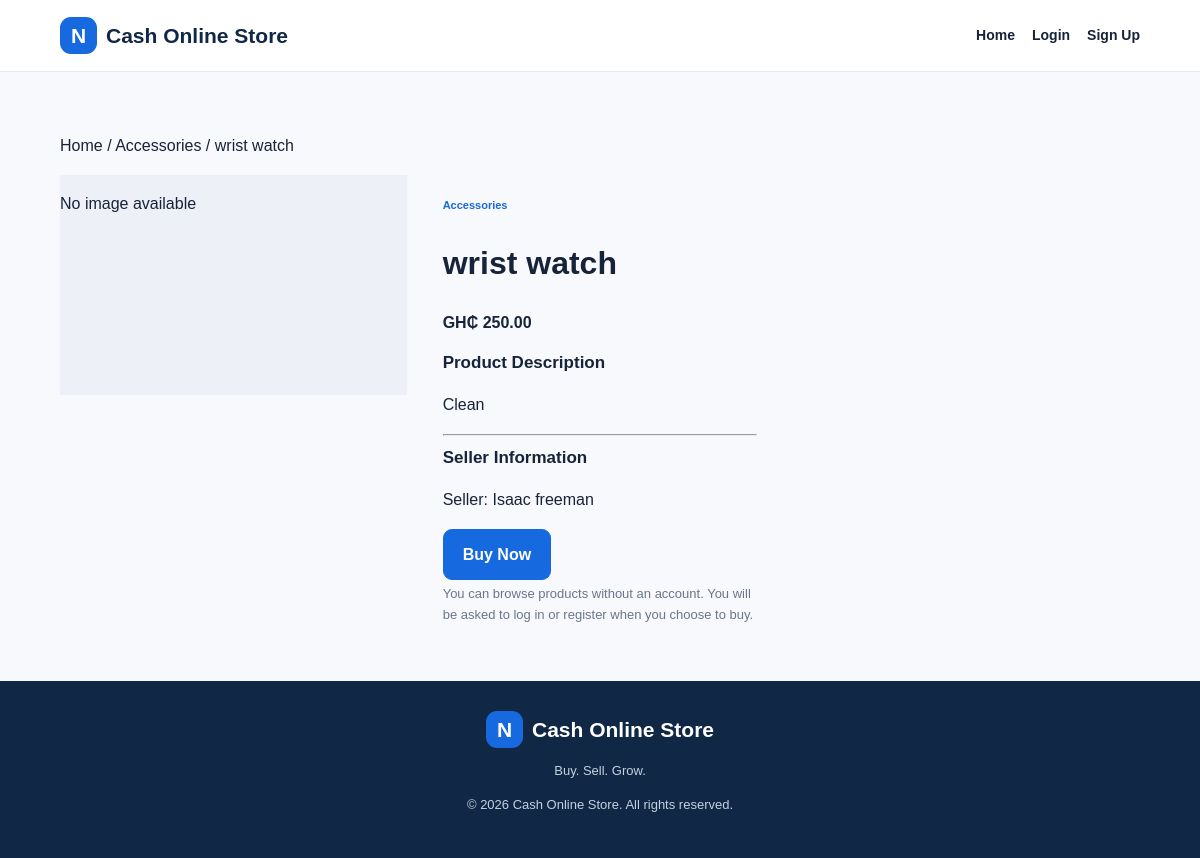
Page /product/1 on the committed database.
### tables this page shows
CREATE TABLE products (
            id INTEGER PRIMARY KEY AUTOINCREMENT,
            seller_id INTEGER NOT NULL,
            name TEXT NOT NULL,
            category TEXT NOT NULL,
            price REAL NOT NULL CHECK(price >= 0),
            quantity INTEGER NOT NULL DEFAULT 1 CHECK(quantity >= 0),
            image TEXT,
            description TEXT,
            created_at TIMESTAMP DEFAULT CURRENT_TIMESTAMP,
            FOREIGN KEY (seller_id) REFERENCES users(id)
        );

CREATE TABLE users (
            id INTEGER PRIMARY KEY AUTOINCREMENT,
            name TEXT NOT NULL,
            email TEXT NOT NULL UNIQUE,
            password_hash TEXT NOT NULL,
            role TEXT NOT NULL CHECK(role IN ('buyer', 'seller')),
            created_at TIMESTAMP DEFAULT CURRENT_TIMESTAMP
        );

### app.py (the view)
@app.route("/product/<int:product_id>")
def product_detail(product_id):
    connection = get_db_connection()
    try:
        product = connection.execute("""
            SELECT p.*, u.name AS seller_name
            FROM products p
            JOIN users u ON u.id = p.seller_id
            WHERE p.id = ? AND u.role = 'seller'
        """, (product_id,)).fetchone()
    finally:
        connection.close()
    if product is None:
        abort(404)
    return render_template("product.html", product=product)

### app.py (called while the page is built)
def get_db_connection():
    connection = sqlite3.connect(DATABASE)
    connection.row_factory = sqlite3.Row
    return connection

### templates/product.html (shortened to what this page needs)
<!DOCTYPE html>
<html lang="en">
<head>
    <link rel="stylesheet"
          href="{{ url_for('static', filename='style.css') }}">
</head>
<body>
<header class="navbar">
    <a class="logo" href="{{ url_for('home') }}">
        <span class="logo-icon">N</span>
        Cash Online Store
    </a>
    <nav class="nav-links">
        <a href="{{ url_for('home') }}">Home</a>
        {% if session.get('user_id') %}
            <span>Welcome, {{ session.get('user_name') }}!</span>
            {% if session.get('user_role') == 'seller' %}
                <a href="{{ url_for('seller_dashboard') }}">
                    Seller Dashboard
                </a>
            {% endif %}
            <form method="POST" action="{{ url_for('logout') }}">
                <button type="submit">Logout</button>
            </form>
        {% else %}
            <a href="{{ url_for('login') }}">Login</a>
            <a href="{{ url_for('register') }}">Sign Up</a>
        {% endif %}
    </nav>
</header>
<main class="section">
    <p>
        <a href="{{ url_for('home') }}">Home</a>
        / {{ product['category'] }}
        / {{ product['name'] }}
    </p>
    <div class="product-grid">
        <div class="product-image">
            {% if product['image'] %}
                <img src="{{ product['image'] }}"
                     alt="{{ product['name'] }}">
            {% else %}
                <p>No image available</p>
            {% endif %}
        </div>
        <div class="product-info">
            <span class="product-category">
                {{ product['category'] }}
            </span>
            <h1>{{ product['name'] }}</h1>
            <h2 class="price">
                GH₵ {{ "%.2f"|format(product['price']) }}
            </h2>
            <h3>Product Description</h3>
            <p>
                {{ product['description'] or 'No description provided.' }}
            </p>
            <hr>
            <h3>Seller Information</h3>
            <p>
                Seller:
                <a href="{{ url_for('seller_profile', seller_id=product['seller_id']) }}">
                    {{ product['seller_name'] }}
                </a>
            </p>
            <a class="primary-button"
               href="{{ url_for('buy_product', product_id=product['id']) }}">
                Buy Now
            </a>
            <p class="muted">
                You can browse products without an account.
                You will be asked to log in or register when you choose to buy.
            </p>
        </div>
    </div>
</main>
<footer class="footer">
    <a class="logo footer-logo" href="{{ url_for('home') }}">
        <span class="logo-icon">N</span>
        Cash Online Store
    </a>
    <p>Buy. Sell. Grow.</p>
    <p>&copy; 2026 Cash Online Store. All rights reserved.</p>
</footer>
</body>
</html>

### static/style.css (style rules this page uses)
:root { --navy: #102846; --blue: #1769e0; --blue-light: #eaf2ff; --text: #172338; --muted: #69778a; --border: #e4eaf2; --background: #f7f9fc; --white: #ffffff; }
* { box-sizing: border-box; }
html { scroll-behavior: smooth; }
body { margin: 0; font-family: Arial, Helvetica, sans-serif; color: var(--text); background: var(--background); line-height: 1.6; }
a { color: inherit; text-decoration: none; }
button, a { -webkit-tap-highlight-color: transparent; }
.navbar { background: var(--white); padding: 17px 5%; display: flex; align-items: center; justify-content: space-between; gap: 22px; border-bottom: 1px solid var(--border); }
.logo { display: inline-flex; align-items: center; gap: 9px; font-size: 21px; font-weight: 800; color: var(--navy); white-space: nowrap; }
.logo-icon { display: grid; place-items: center; width: 37px; height: 37px; color: white; background: var(--blue); border-radius: 11px; }
.nav-links { display: flex; align-items: center; gap: 17px; font-size: 14px; font-weight: 600; }
.primary-button, .secondary-button { display: inline-block; padding: 12px 19px; border-radius: 9px; font-weight: 700; text-align: center; }
.primary-button { color: white; background: var(--blue); border: 1px solid var(--blue); }
.section { padding: 45px 5% 10px; scroll-margin-top: 25px; }
.muted { color: var(--muted); font-size: 13px; margin: 4px 0; }
.product-grid { display: grid; grid-template-columns: repeat(3, minmax(0, 1fr)); gap: 20px; }
.product-image { display: block; position: relative; background: #edf1f7; height: 220px; overflow: hidden; }
.product-info { padding: 16px; }
.product-category { font-size: 11px; color: var(--blue); font-weight: 700; }
.product-info h3 { font-size: 17px; margin: 5px 0; }
.price { font-size: 16px; white-space: nowrap; }
.footer { background: var(--navy); color: white; text-align: center; padding: 30px 5%; margin-top: 25px; }
.footer-logo { color: white; }
.footer p { color: #c4d1e0; font-size: 13px; }
.product-info h3 { overflow-wrap: anywhere; }

### rows in the picture
products: category "Accessories", name "wrist watch", price "250.00", description "Clean"
users: seller_name "Isaac freeman"
